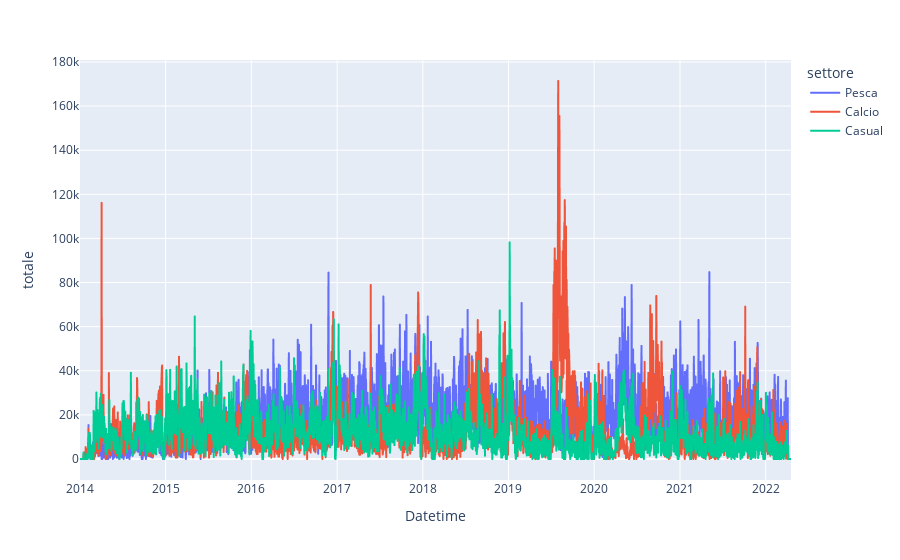

The notebook cell this image was saved under:
### Code cell
import plotly.express as px
fig = px.line(dataset_settori, x="Datetime", y="totale", color="settore")
fig.show()

### Figure 1 — Plotly figure (JSON) as saved in the notebook; plotly's stock layout.template omitted (floating-point values rounded to 4 significant figures; data arrays with more than 128 entries replaced by an {"elided": "..."} marker saying what was removed)
{"data": [{"hovertemplate": "settore=Pesca<br>Datetime=%{x}<br>totale=%{y}<extra></extra>", "legendgroup": "Pesca", "line": {"color": "#636efa", "dash": "solid"}, "marker": {"symbol": "circle"}, "mode": "lines", "name": "Pesca", "showlegend": true, "type": "scattergl", "x": {"elided": "3031 str values"}, "xaxis": "x", "y": {"elided": "3031 float values"}, "yaxis": "y"}, {"hovertemplate": "settore=Calcio<br>Datetime=%{x}<br>totale=%{y}<extra></extra>", "legendgroup": "Calcio", "line": {"color": "#EF553B", "dash": "solid"}, "marker": {"symbol": "circle"}, "mode": "lines", "name": "Calcio", "showlegend": true, "type": "scattergl", "x": {"elided": "3031 str values"}, "xaxis": "x", "y": {"elided": "3031 float values"}, "yaxis": "y"}, {"hovertemplate": "settore=Casual<br>Datetime=%{x}<br>totale=%{y}<extra></extra>", "legendgroup": "Casual", "line": {"color": "#00cc96", "dash": "solid"}, "marker": {"symbol": "circle"}, "mode": "lines", "name": "Casual", "showlegend": true, "type": "scattergl", "x": {"elided": "3031 str values"}, "xaxis": "x", "y": {"elided": "3031 float values"}, "yaxis": "y"}], "layout": {"legend": {"title": {"text": "settore"}, "tracegroupgap": 0}, "margin": {"t": 60}, "xaxis": {"anchor": "y", "domain": [0, 1], "title": {"text": "Datetime"}}, "yaxis": {"anchor": "x", "domain": [0, 1], "title": {"text": "totale"}}}}
